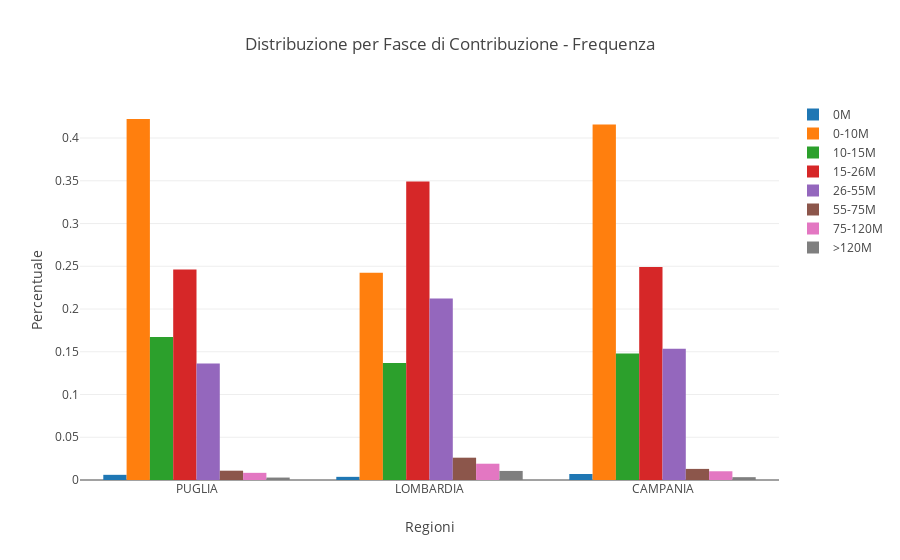

The notebook cell saved with this chart:
### Code cell
data_frequenza = []
for x,y,name in fattori_reddito_scaglioni:
    bar = go.Bar(
        x = frequenza_redditi_percentuale[x],
        y = frequenza_redditi_percentuale[y],
        name = name
    )
    data_frequenza.append(bar)

layout = go.Layout(
    title='Distribuzione per Fasce di Contribuzione - Frequenza',
    xaxis=dict(
        title='Regioni',
    ),
    yaxis=dict(
        title='Percentuale',
    )
)

fig = go.Figure(layout=layout, data=data_frequenza)
py.iplot(fig)

fig_path = 'imgs/percentuale_contribuenti_reddito.png'
py_on.image.save_as(fig, filename=fig_path)
x = Image(fig_path)
display(x)

### Figure 1 — Plotly figure (JSON) as saved in the notebook; plotly's stock layout.template omitted (floating-point values rounded to 4 significant figures)
{"data": [{"name": "0M", "type": "bar", "x": ["PUGLIA", "LOMBARDIA", "CAMPANIA"], "y": [0.006047, 0.003679, 0.007017]}, {"name": "0-10M", "type": "bar", "x": ["PUGLIA", "LOMBARDIA", "CAMPANIA"], "y": [0.4222, 0.2423, 0.4157]}, {"name": "10-15M", "type": "bar", "x": ["PUGLIA", "LOMBARDIA", "CAMPANIA"], "y": [0.1672, 0.1368, 0.1481]}, {"name": "15-26M", "type": "bar", "x": ["PUGLIA", "LOMBARDIA", "CAMPANIA"], "y": [0.2461, 0.3491, 0.2491]}, {"name": "26-55M", "type": "bar", "x": ["PUGLIA", "LOMBARDIA", "CAMPANIA"], "y": [0.1362, 0.2124, 0.1536]}, {"name": "55-75M", "type": "bar", "x": ["PUGLIA", "LOMBARDIA", "CAMPANIA"], "y": [0.01088, 0.02609, 0.01299]}, {"name": "75-120M", "type": "bar", "x": ["PUGLIA", "LOMBARDIA", "CAMPANIA"], "y": [0.008391, 0.01906, 0.01021]}, {"name": ">120M", "type": "bar", "x": ["PUGLIA", "LOMBARDIA", "CAMPANIA"], "y": [0.00286, 0.01059, 0.00331]}], "layout": {"title": "Distribuzione per Fasce di Contribuzione - Frequenza", "xaxis": {"title": "Regioni"}, "yaxis": {"title": "Percentuale"}}}
